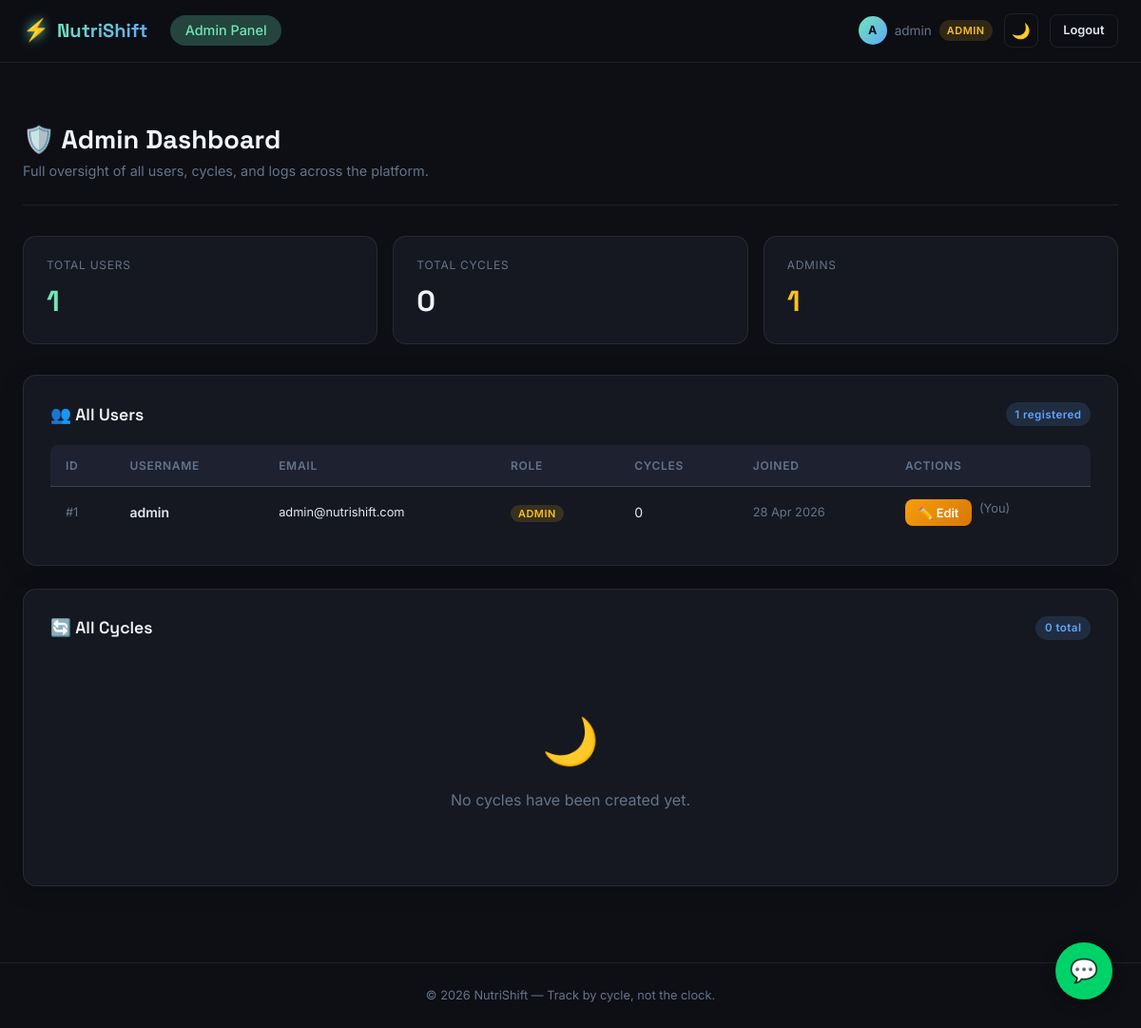
Page /admin_dashboard.php (signed in) on the committed database.
### tables this page shows
CREATE TABLE IF NOT EXISTS users (
    id            INT UNSIGNED    NOT NULL AUTO_INCREMENT,
    username      VARCHAR(50)     NOT NULL UNIQUE,
    email         VARCHAR(191)    NOT NULL UNIQUE,
    password_hash VARCHAR(255)    NOT NULL,           
    role          ENUM('admin','user') NOT NULL DEFAULT 'user',
    created_at    DATETIME        NOT NULL DEFAULT CURRENT_TIMESTAMP,
    PRIMARY KEY (id)
);

### includes/auth.php (called while the page is built, shortened)
<?php
function is_logged_in(): bool {
    return !empty($_SESSION['user_id']);
}
function sanitize(string $str): string {
    return htmlspecialchars(trim($str), ENT_QUOTES, 'UTF-8');
}

### admin_dashboard.php (the view, shortened to what this page needs)
<?php
require_once 'includes/auth.php';
require_once 'includes/db.php';
$users_stmt = $pdo->query(
    'SELECT u.id, u.username, u.email, u.role, u.created_at,
            COUNT(c.id) AS cycle_count
       FROM users u
       LEFT JOIN cycles c ON c.user_id = u.id
      GROUP BY u.id
      ORDER BY u.created_at DESC'
);
$users = $users_stmt->fetchAll();
$cycles_stmt = $pdo->query(
    'SELECT c.id, c.cycle_name, c.start_time, c.end_time, c.target_calories,
            u.username AS owner,
            COUNT(fl.id) AS meal_count
       FROM cycles c
       JOIN  users u ON u.id = c.user_id
       LEFT JOIN food_logs fl ON fl.cycle_id = c.id
      GROUP BY c.id
      ORDER BY c.created_at DESC'
);
$all_cycles = $cycles_stmt->fetchAll();
require_once 'includes/header.php';
?>
<div class="dashboard">
    <div class="dashboard-header">
        <h1>🛡️ Admin Dashboard</h1>
        <p>Full oversight of all users, cycles, and logs across the platform.</p>
    </div>
    <div class="stats-grid">
        <div class="stat-card">
            <span class="stat-label">Total Users</span>
            <span class="stat-value stat-accent"><?= count($users) ?></span>
        </div>
        <div class="stat-card">
            <span class="stat-label">Total Cycles</span>
            <span class="stat-value"><?= count($all_cycles) ?></span>
        </div>
        <div class="stat-card">
            <span class="stat-label">Admins</span>
            <span class="stat-value stat-warn"><?= count(array_filter($users, fn($u) => $u['role'] === 'admin')) ?></span>
        </div>
    </div>
    <div class="card mb-2" style="margin-bottom:1.5rem">
        <div class="card-header">
            <h2 class="card-title">👥 All Users</h2>
            <span class="badge badge-blue"><?= count($users) ?> registered</span>
        </div>
        <div class="table-wrap">
            <table>
                <thead>
                    <tr>
                        <th>ID</th>
                        <th>Username</th>
                        <th>Email</th>
                        <th>Role</th>
                        <th>Cycles</th>
                        <th>Joined</th>
                        <th>Actions</th>
                    </tr>
                </thead>
                <tbody>
                <?php foreach ($users as $u): ?>
                    <tr>
                        <td class="text-muted text-small">#<?= $u['id'] ?></td>
                        <td style="font-weight:600"><?= sanitize($u['username']) ?></td>
                        <td class="text-small"><?= sanitize($u['email']) ?></td>
                        <td><span class="role-tag role-<?= sanitize($u['role']) ?>"><?= sanitize($u['role']) ?></span></td>
                        <td><?= (int)$u['cycle_count'] ?></td>
                        <td class="text-small text-muted"><?= date('d M Y', strtotime($u['created_at'])) ?></td>
                        <td>
                            <div class="td-actions">
                                <button class="btn btn-warning btn-sm btn-edit-user"
                                    data-id="<?= $u['id'] ?>"
                                    data-username="<?= sanitize($u['username']) ?>"
                                    data-email="<?= sanitize($u['email']) ?>"
                                    data-role="<?= sanitize($u['role']) ?>">
                                    ✏️ Edit
                                </button>
                                <?php if ($u['id'] !== (int)$_SESSION['user_id']): ?>
                                <form method="POST" action="admin_dashboard.php" style="display:inline">
                                    <input type="hidden" name="admin_action"   value="delete_user">
                                    <input type="hidden" name="target_user_id" value="<?= $u['id'] ?>">
                                    <button type="submit" class="btn btn-danger btn-sm confirm-delete"
                                        data-confirm-msg="Permanently delete user &quot;<?= sanitize($u['username']) ?>&quot; and ALL their data?">
                                        🗑 Delete
                                    </button>
                                </form>
                                <?php else: ?>
                                    <span class="text-muted text-small">(You)</span>
                                <?php endif; ?>
                            </div>
                        </td>
                    </tr>
                <?php endforeach; ?>
                </tbody>
            </table>
        </div>
    </div>
    <div class="card">
        <div class="card-header">
            <h2 class="card-title">🔄 All Cycles</h2>
            <span class="badge badge-blue"><?= count($all_cycles) ?> total</span>
        </div>
        <?php if (empty($all_cycles)): ?>
            <div class="empty-state">
                <div class="empty-icon">🌙</div>
                <p>No cycles have been created yet.</p>
            </div>
        <?php endif; ?>
    </div>
</div>
<?php require_once 'includes/footer.php'; ?>

### includes/header.php (shortened to what this page needs)
<!DOCTYPE html>
<html lang="en" data-theme="dark">
<head>
    <link rel="stylesheet" href="assets/css/style.css">
</head>
<body>
<?php if (is_logged_in()): ?>
<header class="site-header">
    <nav class="navbar" role="navigation" aria-label="Main navigation">
        <a href="<?= $_SESSION['role'] === 'admin' ? 'admin_dashboard.php' : 'user_dashboard.php' ?>" class="nav-logo" aria-label="NutriShift Home">
            <span class="logo-icon">⚡</span>
            <span class="logo-text">NutriShift</span>
        </a>
        <ul class="nav-links" role="list">
    <?php if ($_SESSION['role'] === 'admin'): ?>
        <li><a href="admin_dashboard.php" class="nav-link <?= basename($_SERVER['PHP_SELF']) === 'admin_dashboard.php' ? 'active' : '' ?>">Admin Panel</a></li>
    <?php else: ?>
        <li><a href="user_dashboard.php" class="nav-link <?= basename($_SERVER['PHP_SELF']) === 'user_dashboard.php' ? 'active' : '' ?>">My Dashboard</a></li>
        <li><a href="profile.php" class="nav-link <?= basename($_SERVER['PHP_SELF']) === 'profile.php' ? 'active' : '' ?>">Profile</a></li>
    <?php endif; ?>
</ul>
        <div class="nav-actions">
            <span class="nav-user-badge">
                <span class="user-avatar"><?= strtoupper(substr(sanitize($_SESSION['username']), 0, 1)) ?></span>
                <?= sanitize($_SESSION['username']) ?>
                <span class="role-tag role-<?= sanitize($_SESSION['role']) ?>"><?= sanitize($_SESSION['role']) ?></span>
            </span>
            <button id="theme-toggle" class="btn-icon" aria-label="Toggle dark/light mode" title="Toggle theme">
                <span id="theme-icon">🌙</span>
            </button>
            <a href="index.php?action=logout" class="btn btn-outline btn-sm" id="logout-btn">Logout</a>
        </div>
    </nav>
</header>
<?php endif; ?>
<main class="main-content">

### includes/footer.php (shortened to what this page needs)
</main>
<footer class="site-footer">
    <p>&copy; <?= date('Y') ?> NutriShift &mdash; Track by cycle, not the clock.</p>
</footer>
<div id="ai-chat-fab">💬</div>
</body>
</html>

### includes/footer.php (style rules this page uses)
#ai-chat-fab { position: fixed; bottom: 30px; right: 30px; width: 60px; height: 60px; border-radius: 50%; background: #00d26a; color: white; font-size: 24px; display: flex; align-items: center; justify-content: center; cursor: pointer; box-shadow: 0 4px 15px rgba(0,0,0,0.3); transition: transform 0.3s ease, box-shadow 0.3s ease; z-index: 1000; }

### rows in the picture
users: role "1", id "1", username "admin", email "admin@nutrishift.com", role "ADMIN", cycle_count "0", created_at "28 Apr 2026", shows "(You)"

### other values in the picture
substr(sanitize($_SESSION['username']), 0, 1) "A"
$_SESSION['username'] "admin"
$_SESSION['role'] "ADMIN"
count($users) "1"
count($all_cycles) "0"
